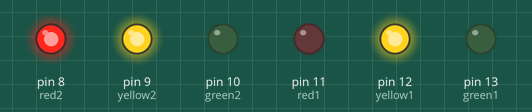
Recording of a sketch running on a simulated Arduino Uno, built with avr-gcc and run on an emulated ATmega328P. On the bench: output pins drawn as LEDs (lit = HIGH).

Above: at 0.5 s.
At 3.5 s:
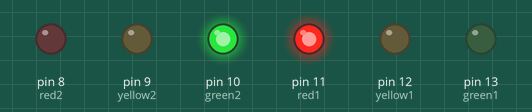
At 6.5 s:
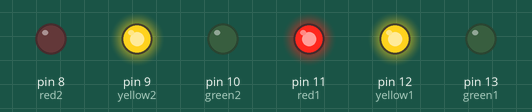
At 9.5 s:
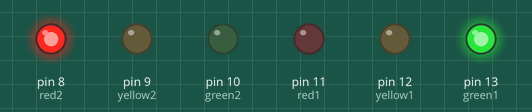
Timing chart, 0 to 15.6 s (numbered marks = the images above):
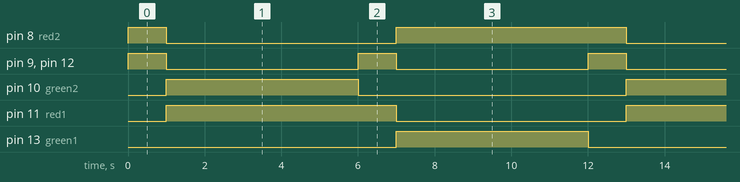

Measured:
- by itself, pin 8 (red2), pin 11 (red1): alternates HIGH for 6.0 s and LOW for 6.0 s
- by itself, pin 9 (yellow2), pin 12 (yellow1): alternates HIGH for 1.0 s and LOW for 5.0 s
- by itself, pin 10 (green2), pin 13 (green1): alternates HIGH for 5.0 s and LOW for 7.0 s

The sketch:

Two4PhaseLights.ino
```cpp
const int green1 = 13;
const int yellow1 = 12;
const int red1 = 11;
const int green2 = 10;
const int yellow2 = 9;
const int red2 = 8;

void setup() {
  // set the digital pin as output:
  pinMode(green1, OUTPUT);
  pinMode(yellow1, OUTPUT);
  pinMode(red1, OUTPUT);
  pinMode(green2, OUTPUT);
  pinMode(yellow2, OUTPUT);
  pinMode(red2, OUTPUT);
  digitalWrite(green1, HIGH);
  digitalWrite(red2, HIGH);
}

void loop() {
  digitalWrite(green1, LOW);
  digitalWrite(yellow1, HIGH);
  digitalWrite(yellow2, HIGH);
  delay(1000);
  digitalWrite(yellow1, LOW);
  digitalWrite(red1, HIGH);
  digitalWrite(yellow2, LOW);
  digitalWrite(red2, LOW);
  digitalWrite(green2, HIGH);
  delay(5000);
  digitalWrite(green2, LOW);
  digitalWrite(yellow2, HIGH);
  digitalWrite(yellow1, HIGH);
  delay(1000);
  digitalWrite(yellow2, LOW);
  digitalWrite(red2, HIGH);
  digitalWrite(yellow1, LOW);
  digitalWrite(red1, LOW);
  digitalWrite(green1, HIGH);
  delay(5000);
}
```
